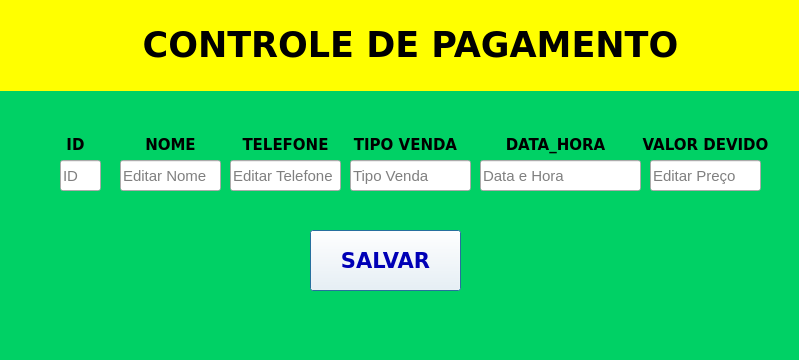
<?xml version="1.0" encoding="UTF-8"?>
<ui version="4.0">
 <class>Dialog</class>
 <widget class="QDialog" name="Dialog">
  <property name="geometry">
   <rect>
    <x>0</x>
    <y>0</y>
    <width>799</width>
    <height>360</height>
   </rect>
  </property>
  <property name="windowTitle">
   <string>Dialog</string>
  </property>
  <widget class="QLabel" name="label">
   <property name="geometry">
    <rect>
     <x>0</x>
     <y>90</y>
     <width>821</width>
     <height>281</height>
    </rect>
   </property>
   <property name="font">
    <font>
     <family>Verdana</family>
     <pointsize>20</pointsize>
     <weight>75</weight>
     <bold>true</bold>
    </font>
   </property>
   <property name="styleSheet">
    <string notr="true">background-color: rgb(0, 209, 101);</string>
   </property>
   <property name="text">
    <string>&lt;html&gt;&lt;head/&gt;&lt;body&gt;&lt;p align=&quot;center&quot;&gt;&lt;br/&gt;&lt;/p&gt;&lt;/body&gt;&lt;/html&gt;</string>
   </property>
  </widget>
  <widget class="QLineEdit" name="inputtipoven">
   <property name="geometry">
    <rect>
     <x>350</x>
     <y>160</y>
     <width>121</width>
     <height>31</height>
    </rect>
   </property>
   <property name="font">
    <font>
     <pointsize>11</pointsize>
    </font>
   </property>
   <property name="placeholderText">
    <string>Tipo Venda</string>
   </property>
  </widget>
  <widget class="QLabel" name="label_4">
   <property name="geometry">
    <rect>
     <x>60</x>
     <y>130</y>
     <width>31</width>
     <height>31</height>
    </rect>
   </property>
   <property name="font">
    <font>
     <family>Verdana</family>
     <pointsize>11</pointsize>
     <weight>75</weight>
     <bold>true</bold>
    </font>
   </property>
   <property name="text">
    <string>&lt;html&gt;&lt;head/&gt;&lt;body&gt;&lt;p align=&quot;center&quot;&gt;ID&lt;/p&gt;&lt;/body&gt;&lt;/html&gt;</string>
   </property>
  </widget>
  <widget class="QLineEdit" name="inputnome">
   <property name="geometry">
    <rect>
     <x>120</x>
     <y>160</y>
     <width>101</width>
     <height>31</height>
    </rect>
   </property>
   <property name="font">
    <font>
     <pointsize>11</pointsize>
    </font>
   </property>
   <property name="placeholderText">
    <string>Editar Nome</string>
   </property>
  </widget>
  <widget class="QLabel" name="label_3">
   <property name="geometry">
    <rect>
     <x>350</x>
     <y>130</y>
     <width>111</width>
     <height>31</height>
    </rect>
   </property>
   <property name="font">
    <font>
     <family>Verdana</family>
     <pointsize>11</pointsize>
     <weight>75</weight>
     <bold>true</bold>
    </font>
   </property>
   <property name="text">
    <string>&lt;html&gt;&lt;head/&gt;&lt;body&gt;&lt;p align=&quot;center&quot;&gt;TIPO VENDA&lt;/p&gt;&lt;/body&gt;&lt;/html&gt;</string>
   </property>
  </widget>
  <widget class="QPushButton" name="btnsalvar">
   <property name="geometry">
    <rect>
     <x>310</x>
     <y>230</y>
     <width>151</width>
     <height>61</height>
    </rect>
   </property>
   <property name="font">
    <font>
     <family>Verdana</family>
     <pointsize>16</pointsize>
     <weight>75</weight>
     <bold>true</bold>
    </font>
   </property>
   <property name="styleSheet">
    <string notr="true">color: rgb(0, 0, 182);
background-color: rgb(255, 255, 255);</string>
   </property>
   <property name="text">
    <string>SALVAR</string>
   </property>
  </widget>
  <widget class="QLabel" name="label_6">
   <property name="geometry">
    <rect>
     <x>140</x>
     <y>130</y>
     <width>61</width>
     <height>31</height>
    </rect>
   </property>
   <property name="font">
    <font>
     <family>Verdana</family>
     <pointsize>11</pointsize>
     <weight>75</weight>
     <bold>true</bold>
    </font>
   </property>
   <property name="text">
    <string>&lt;html&gt;&lt;head/&gt;&lt;body&gt;&lt;p align=&quot;center&quot;&gt;NOME&lt;/p&gt;&lt;/body&gt;&lt;/html&gt;</string>
   </property>
  </widget>
  <widget class="QLineEdit" name="inputid">
   <property name="geometry">
    <rect>
     <x>60</x>
     <y>160</y>
     <width>41</width>
     <height>31</height>
    </rect>
   </property>
   <property name="font">
    <font>
     <pointsize>11</pointsize>
    </font>
   </property>
   <property name="placeholderText">
    <string>ID</string>
   </property>
  </widget>
  <widget class="QLabel" name="label_2">
   <property name="geometry">
    <rect>
     <x>240</x>
     <y>130</y>
     <width>91</width>
     <height>31</height>
    </rect>
   </property>
   <property name="font">
    <font>
     <family>Verdana</family>
     <pointsize>11</pointsize>
     <weight>75</weight>
     <bold>true</bold>
    </font>
   </property>
   <property name="text">
    <string>&lt;html&gt;&lt;head/&gt;&lt;body&gt;&lt;p align=&quot;center&quot;&gt;TELEFONE&lt;/p&gt;&lt;/body&gt;&lt;/html&gt;</string>
   </property>
  </widget>
  <widget class="QLabel" name="label_5">
   <property name="geometry">
    <rect>
     <x>0</x>
     <y>0</y>
     <width>821</width>
     <height>91</height>
    </rect>
   </property>
   <property name="font">
    <font>
     <family>Verdana</family>
     <pointsize>26</pointsize>
     <weight>75</weight>
     <bold>true</bold>
    </font>
   </property>
   <property name="styleSheet">
    <string notr="true">background-color: rgb(255, 255, 0);</string>
   </property>
   <property name="text">
    <string>&lt;html&gt;&lt;head/&gt;&lt;body&gt;&lt;p align=&quot;center&quot;&gt;CONTROLE DE PAGAMENTO&lt;/p&gt;&lt;/body&gt;&lt;/html&gt;</string>
   </property>
  </widget>
  <widget class="QLineEdit" name="inputtelefone">
   <property name="geometry">
    <rect>
     <x>230</x>
     <y>160</y>
     <width>111</width>
     <height>31</height>
    </rect>
   </property>
   <property name="font">
    <font>
     <pointsize>11</pointsize>
    </font>
   </property>
   <property name="placeholderText">
    <string>Editar Telefone</string>
   </property>
  </widget>
  <widget class="QLabel" name="label_7">
   <property name="geometry">
    <rect>
     <x>500</x>
     <y>130</y>
     <width>111</width>
     <height>31</height>
    </rect>
   </property>
   <property name="font">
    <font>
     <family>Verdana</family>
     <pointsize>11</pointsize>
     <weight>75</weight>
     <bold>true</bold>
    </font>
   </property>
   <property name="text">
    <string>&lt;html&gt;&lt;head/&gt;&lt;body&gt;&lt;p align=&quot;center&quot;&gt;DATA_HORA&lt;/p&gt;&lt;/body&gt;&lt;/html&gt;</string>
   </property>
  </widget>
  <widget class="QLabel" name="label_8">
   <property name="geometry">
    <rect>
     <x>640</x>
     <y>130</y>
     <width>131</width>
     <height>31</height>
    </rect>
   </property>
   <property name="font">
    <font>
     <family>Verdana</family>
     <pointsize>11</pointsize>
     <weight>75</weight>
     <bold>true</bold>
    </font>
   </property>
   <property name="text">
    <string>&lt;html&gt;&lt;head/&gt;&lt;body&gt;&lt;p align=&quot;center&quot;&gt;VALOR DEVIDO&lt;/p&gt;&lt;/body&gt;&lt;/html&gt;</string>
   </property>
  </widget>
  <widget class="QLineEdit" name="inputdatetime">
   <property name="geometry">
    <rect>
     <x>480</x>
     <y>160</y>
     <width>161</width>
     <height>31</height>
    </rect>
   </property>
   <property name="font">
    <font>
     <pointsize>11</pointsize>
    </font>
   </property>
   <property name="placeholderText">
    <string>Data e Hora</string>
   </property>
  </widget>
  <widget class="QLineEdit" name="inputpreco">
   <property name="geometry">
    <rect>
     <x>650</x>
     <y>160</y>
     <width>111</width>
     <height>31</height>
    </rect>
   </property>
   <property name="font">
    <font>
     <pointsize>11</pointsize>
    </font>
   </property>
   <property name="placeholderText">
    <string>Editar Preço</string>
   </property>
  </widget>
 </widget>
 <resources/>
 <connections/>
</ui>
